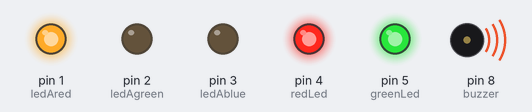
Bench run of a sketch on a simulated Arduino Uno, built with avr-gcc and run on an emulated ATmega328P. Shown: output pins drawn as LEDs (lit = HIGH), buzzer (waves = sounding).

Above: at 0.05 s.
At 1.5 s:
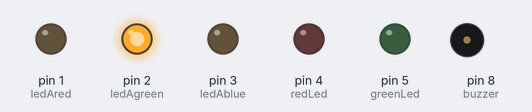
At 2.95 s:
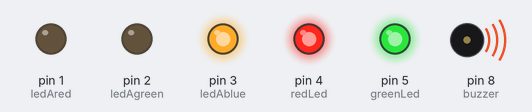
At 3.7 s:
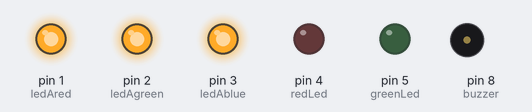
At 4.45 s:
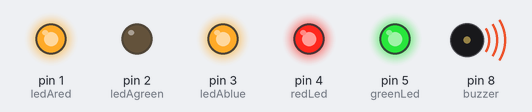
At 5.95 s:
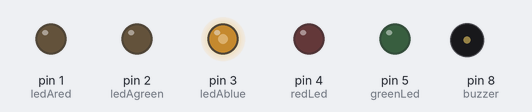
Timing chart, 0 to 7.8 s (numbered marks = the images above):
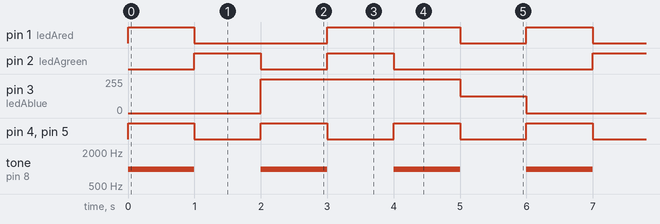

Measured:
- by itself, pin 1 (ledAred): repeats every 6.0 s: LOW 2.0 s, HIGH 2.0 s, LOW 1.0 s, HIGH 1.0 s
- by itself, pin 2 (ledAgreen): repeats every 6.0 s: LOW 1.0 s, HIGH 1.0 s, LOW 3.0 s, HIGH 1.0 s
- by itself, pin 3 (ledAblue): repeats every 6.0 s: 127/255 1.0 s, 0/255 2.0 s, 255/255 3.0 s
- by itself, pin 4 (redLed), pin 5 (greenLed): alternates HIGH for 1.0 s and LOW for 1.0 s
- by itself, tone on pin 8 (buzzer): alternates 1000 Hz for 1.0 s and silent for 1.0 s

The sketch:

output_practice.ino
```cpp
// Working with 2 RGB LEDs

// Define pins for Teensy 4.1

//If you were to have two RGB LEDS, which I wish I had...
//const int ledAred = 1, ledAgreen = 2, ledAblue = 3;
//const int ledBred = 4, ledBgreen = 5, ledBblue = 6;

const int ledAred = 1, ledAgreen = 2, ledAblue = 3;
const int redLed = 4, greenLed = 5;

const int buzzer = 8;

void setup() {
  //Defining the pins as OUTPUT
  pinMode(ledAred,  OUTPUT);
  pinMode(ledAgreen, OUTPUT);
  pinMode(ledAblue, OUTPUT);

  //If you were to have two RGB LEDs
  //pinMode(ledBred, OUTPUT);
  //pinMode(ledBgreen, OUTPUT);
  //pinMode(ledBblue, OUTPUT);

  pinMode(redLed, OUTPUT);
  pinMode(greenLed, OUTPUT);

  pinMode(buzzer, OUTPUT);
}

void  loop() {
  setLedColor(255, 0, 0, ledAred, ledAgreen, ledAblue); // Red Color
  digitalWrite(redLed, HIGH);
  digitalWrite(greenLed, HIGH);
  tone(buzzer, 1000);
  delay(1000);
  setLedColor(0,  255, 0, ledAred, ledAgreen, ledAblue); // Green Color
  digitalWrite(redLed, LOW);
  digitalWrite(greenLed, LOW);
  tone(buzzer, 0);
  delay(1000);
  setLedColor(0, 0, 255, ledAred, ledAgreen, ledAblue); // Blue Color
  digitalWrite(redLed, HIGH);
  digitalWrite(greenLed, HIGH);
  tone(buzzer, 1000);
  delay(1000);
  setLedColor(255, 255, 255, ledAred, ledAgreen, ledAblue); // White Color
  digitalWrite(redLed, LOW);
  digitalWrite(greenLed, LOW);
  tone(buzzer, 0);
  delay(1000);
  setLedColor(170, 0, 255, ledAred, ledAgreen, ledAblue); // Purple Color
  digitalWrite(redLed, HIGH);
  digitalWrite(greenLed, HIGH);
  tone(buzzer, 1000);
  delay(1000);
  setLedColor(127, 127,  127, ledAred, ledAgreen, ledAblue); // Light Blue
  digitalWrite(redLed, LOW);
  digitalWrite(greenLed, LOW);
  tone(buzzer, 0);
  delay(1000);
}

void setLedColor(int redValue, int greenValue,  int blueValue, char redPin, char greenPin, char bluePin) {
  analogWrite(redPin, redValue);
  analogWrite(greenPin,  greenValue);
  analogWrite(bluePin, blueValue);
}
```
